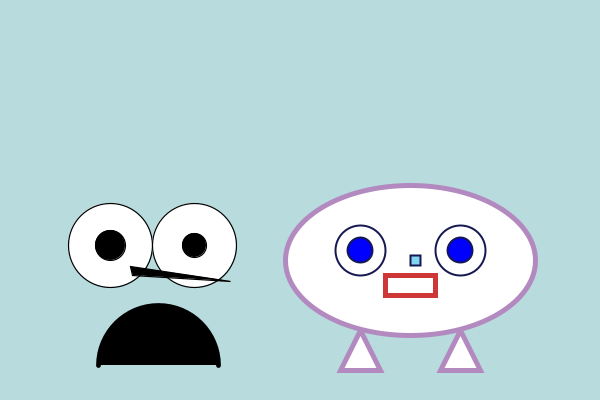
Frame 1 (no input)
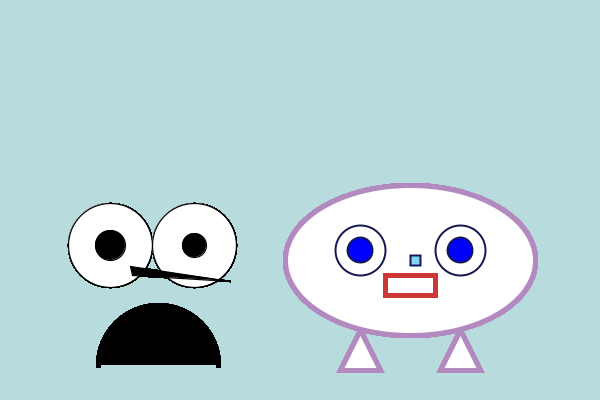
Frame 60 (the mouse pressed at the canvas centre just before this capture)
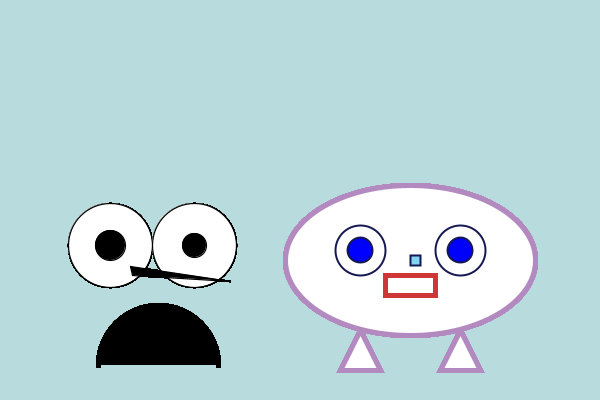
Frame 120 (the mouse held since frame 60 and released just before this capture)

The Processing sketch that drew these frames (run headless with seeded random() and noise(); from frame 60 on, the mouse is pressed at the canvas centre):

// Processing sketch: robot_buddy_assignment
// ── robot_buddy_assignment.pde


void setup() {
  size(600,400);
  background(184, 220, 222);
}


void draw(){

//robot 1
  push();
  
  translate(60, 50);
  
  //legs
  fill(255);
  strokeWeight(5);
  stroke(179, 138, 191);
  triangle(300, 280, 280, 320, 320, 320);
  triangle(400, 280, 380, 320, 420, 320);
  
  //head
  ellipse(350, 210, 250, 150);
  
  //mouth
  stroke(207, 54, 54);
  rect(325, 225, 50, 20);

  //nose
  strokeWeight(2);
  stroke(22, 24, 81);
  fill(130, 213, 242);
  rect(350, 205, 10, 10);

  //eyes
  noFill();
  circle(300, 200, 50);
  circle(400, 200, 50);
 
  //pupils
  fill (0, 0, 255);
  circle(300, 200, 25);
  circle(400, 200, 25);  
  
  pop();
//robot 2
  push();
  translate(50, 185);
  scale(1.2);
  
  //eyes
  
  fill(255); 
  circle(50,50,70); 
  //pupil
  fill(0);
  circle(50,50,25);
  //white
  fill(255);
  circle(120,50,70);
  //pupil
  fill(0);
  circle(120,50,20);
  //nose
  triangle(150,80,67,68,69,75);
  //outline
  strokeWeight(4);
  stroke(0);
  //mouth
  fill(0);
  arc(90,150,100,100, radians(180), radians(360));
  
  pop();

}
